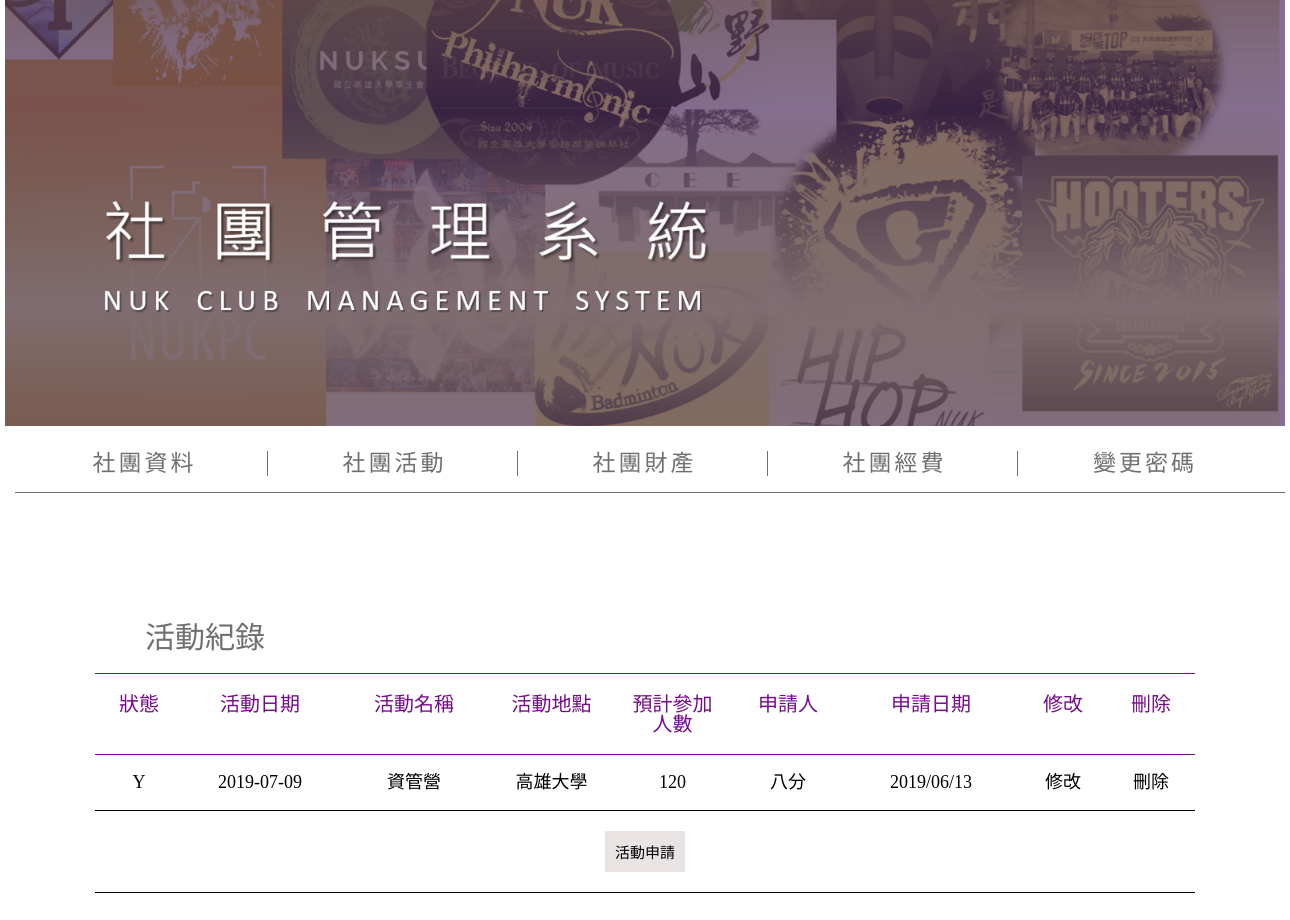
Screenshot of /user/user_activity.php (signed in) with the database file from the repository.
### tables this page shows
CREATE TABLE `act_app` (
  `act_id` int(10) NOT NULL,
  `club` varchar(255) NOT NULL,
  `applicant` varchar(255) NOT NULL,
  `app_email` varchar(255) NOT NULL,
  `app_tel` varchar(30) NOT NULL,
  `app_time` varchar(255) NOT NULL,
  `act_name` varchar(255) NOT NULL,
  `act_location` varchar(255) NOT NULL,
  `act_datestart` varchar(30) NOT NULL,
  `act_dateend` varchar(30) NOT NULL,
  `act_purpose` varchar(255) NOT NULL,
  `act_num` int(10) NOT NULL,
  `principal` varchar(255) NOT NULL,
  `principal_tel` varchar(20) NOT NULL,
  `check_act` varchar(10) NOT NULL
);

### user/user_activity.php (the view, shortened to what this page needs)
<!DOCTYPE html>
<html lang="en">
<head>
  <link rel="stylesheet" href="activity.css">
</head>
<body>
<div class="wrap">
            <div class="top"><img src="6.png" width=1280>
            </div>
        <div class="head">
         <ul class="list">
              <li><a id="info" href="user_info.php#intro">社團資料</a>
              </li>
              <li><a id="info" href="user_activity.php#intro">社團活動</a>
              </li>
              <li><a id="info" href="user_property.php#intro">社團財產</a>
              </li>
              <li><a id="info" href="user_funds.php#intro">社團經費</a>
              </li>
              <li><a class="passwd" href="#" id="changepasswd">變更密碼</a></li>
            </ul>
        </div>
            <div class="search">
                    <h2 class="title">活動紀錄</h2>
            </div>
            <div class="intro">
            <?php
              $link = @mysqli_connect('localhost','root', '123456','php_project');
              $club=$_COOKIE["club"];
              echo "<table width='100%' class='con'>";
              echo "<tr>";
              echo "<th width='8%'>狀態</th><th width='14%'>活動日期</th><th width='14%'>活動名稱</th><th width='11%'>活動地點</th><th width='11%'>預計參加人數</th><th width='10%'>申請人</th><th width='16%'>申請日期</th><th width='8%'>修改</th><th width='8%'>刪除</th>";
              echo "</tr>";
              $SQL = "SELECT * FROM act_app WHERE club='$club'";
              if($result=mysqli_query($link,$SQL)){
                while($row=mysqli_fetch_assoc($result)){
                  echo "<tr>";
                    echo "<td>".$row["check_act"]."</td><td>".$row["act_datestart"]."</td><td>".$row["act_name"]."</td><td>".$row["act_location"]."</td><td>".$row["act_num"]."</td><td>".$row["applicant"]."</td><td>".$row["app_time"]."</td><td>"."<a href='user_activity_alter.php?No=".$row["act_id"]."'>修改</a>"."</td><td>"."<a href='user_activity.php?No=".$row["act_id"]."'>刪除</a>"."</td>";
                  echo "</tr>";
                }
              }
              echo "<tr>";
              echo "<td colspan='9'>";
              echo "<form action='user_activity_apply.php#intro'>";
              echo "<input type='submit' value='活動申請' class='btn'>";
              echo "</form>";
              echo "</td>";
              echo "</tr>";
              echo "</table>";
            ?>
  </div>
</div>
</body>

### user/activity.css (style rules this page uses)
html, body, div, span, applet, object, iframe, h1, h2, h3, h4, h5, h6, p, blockquote, pre, a, abbr, acronym, address, big, cite, code, del, dfn, em, img, ins, kbd, q, s, samp, small, strike, strong, sub, sup, tt, var, b, u, i, center, dl, dt, dd, ol, ul, li, fieldset, form, label, legend, table, caption, tbody, tfoot, thead, tr, th, td, article, aside, canvas, details, embed, figure, figcaption, footer, header, hgroup, menu, nav, output, ruby, section, summary, time, mark, audio, video { margin: 0; padding: 0; border: 0; font-size: 100%; font: inherit; vertical-align: baseline; }
body { line-height: 1; }
ol, ul { list-style: none; }
table { border-collapse: collapse; border-spacing: 0; }
a { color: #000; }
.wrap { width: 1280px; font-family:Microsoft JhengHei; color: #707070; margin-left: auto; margin-right: auto; }
.top { width:100%; }
.head { border-bottom:1px solid #707070; border-color:#707070; width:1250px; height:50px; float:left; margin-left:10px; margin-top:3px; padding-bottom:10px; padding-left:20px; }
.list { text-align: center; padding-top:20px; }
.list li { float:left; list-style: none; width: 250px; }
.list a { text-decoration: none; color: #707070; font-size: 23px; letter-spacing: 3px; }
#info { text-align: center; border-right: 1px solid #707070; padding-right: 70px; padding-left: 40px; }
.passwd { padding-right:30px; width: 270px; }
.intro { margin-top: -10px; margin-bottom: 50px; }
.title { font-size: 30px; padding:10px; margin: 120px 0 0 130px; }
.intro th { color:black; background-color: rgba(185, 102, 224, 0.384); padding:15px; border:1px solid #000; font-size: 20px; font-family: 標楷體; }
.intro td { border:1px solid #000; padding:10px; color:black; line-height: 15px; font-size: 18px; }
.intro table { font-family: 標楷體; width:1100px; margin-top: 20px; margin-right: auto; margin-left: auto; text-align:center; border-collapse:collapse; }
.con { border:none; width:1000px; margin-left: auto; margin-right: auto; margin-top: 30px; font-size: 20px; font-family: 標楷體; color:black; }
.con th { font-size: 20px; border-top:1px solid rgb(117, 12, 138); border-bottom:1px solid rgb(117, 12, 138); border-right:none; border-left:none; background: white; color: rgb(117, 12, 138); display: table-cell; padding:20px; text-align: center; }
.con td { border:1px solid; border-right:none; border-left:none; padding-top: 20px; padding-bottom: 20px; text-align: center; }
.con td a { text-decoration: none; }
.btn { font-size: 15px; outline:none; border:white; background:rgb(233, 227, 227); padding: 10px; text-align: center; font-family: 標楷體; }

### rows the page displays
act_app: check_act "Y", act_datestart "2019-07-09", act_name "資管營", act_location "高雄大學", act_num "120", applicant "八分", app_time "2019/06/13"
